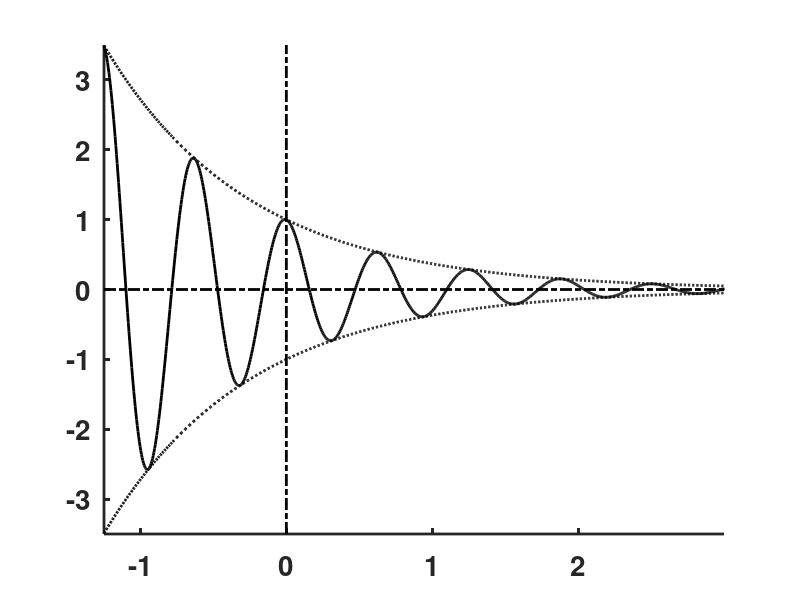

MATLAB code to generate this figure: (Note: this script raises an error after producing the figure.)
clear;  figure('Position',[100 100 400 400],'Color',[1 1 1]); clf;  hold on; 

xy=[-1.25 3 -3.5 3.5];
xx=linspace(-1.25,3.5,1000);  ym1=exp(-xx);  
h(1)=plot(xx,ym1,'k:','LineWidth',2)
xx=linspace(-1.25,3.5,1000);  ym1=-exp(-xx);  
h(2)=plot(xx,ym1,'k:','LineWidth',2)
xx=linspace(-1.25,3.5,1000);  ym1=exp(-xx).*cos(10*xx);  
h(3)=plot(xx,ym1,'k','LineWidth',2)
set(gca,'LineWidth',2); 
axis(xy); axis manual;
plot([xy(1) xy(2)],[0 0],'k-.','LineWidth',2);
plot([0 0],[xy(3) xy(4)],'k-.','LineWidth',2);
set(gca,'XTick',[-1 0 1 2 ],'YTick',[-3 -2 -1 0 1 2 3],'FontSize',20,'FontWeight','bold');

%assign labels for handles
g=legend(h,'e^{-x}','-e^{-x}','e^{-x}.cos 10x',1);
set(g,'Color','none')
%export to eps (change path and file name accordingly)
%  print('-depsc2',sprintf('C:\\Documents and Settings\\ajay\\Desktop\\BootCampFig_1203\\BC_2003\\matlab\\fig16a'));
